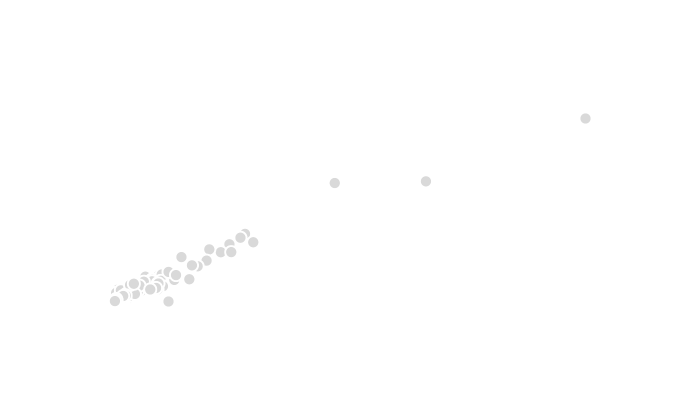

The code cell stored with this chart in its notebook:
### Code cell
#Scatter Plot (Static)
t_df = year_df[year_df.Sector == 'Total']
fig = px.scatter(t_df,x='Population',y='tC',title = 'Emissions vs Population (Top 400 Cities)',width = 700,height = 400)
fig = fig.update_traces(marker=dict(size=12,
                                    color='#d9d9d9',
                                    line=dict(width=2,
                                      color='#ffffff')))
fig = fig.update_layout(template = newco_template)
fig

### Figure 1 — Plotly figure (JSON) as saved in the notebook; plotly's stock layout.template omitted (floating-point values rounded to 4 significant figures; data arrays with more than 128 entries replaced by an {"elided": "..."} marker saying what was removed)
{"data": [{"hovertemplate": "Population=%{x}<br>tC=%{y}<extra></extra>", "legendgroup": "", "marker": {"color": "#d9d9d9", "line": {"color": "#ffffff", "width": 2}, "size": 12, "symbol": "circle"}, "mode": "markers", "name": "", "showlegend": false, "type": "scattergl", "x": {"elided": "3601 int values"}, "xaxis": "x", "y": {"elided": "3601 float values"}, "yaxis": "y"}], "layout": {"height": 400, "legend": {"tracegroupgap": 0}, "title": {"text": "Emissions vs Population (Top 400 Cities)"}, "width": 700, "xaxis": {"anchor": "y", "domain": [0, 1], "title": {"text": "Population"}}, "yaxis": {"anchor": "x", "domain": [0, 1], "title": {"text": "tC"}}}}
